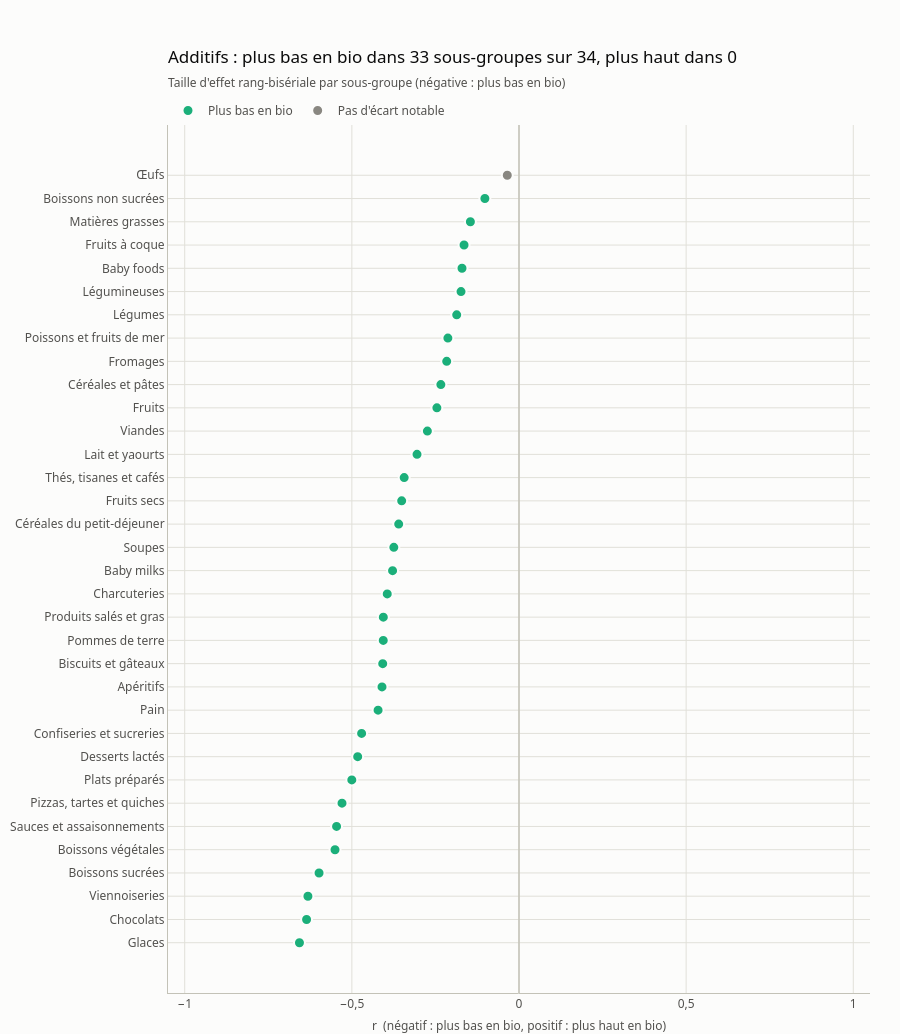

The notebook cell this image was saved under:
### Markdown cell above
## 3. Les additifs, sous-groupe par sous-groupe

Chaque point est un sous-groupe. Abscisse : taille d'effet *r* (négative si les produits bio contiennent moins d'additifs). Couleur : verdict après correction pour tests multiples. Le survol affiche les moyennes et les effectifs.

### Code cell
cont = bio.compare_continuous(df)
cont["detail"] = (
    "Moyenne bio "
    + cont["mean_bio"].map(lambda v: fmt_num(v, 1))
    + ", conventionnel "
    + cont["mean_conv"].map(lambda v: fmt_num(v, 1))
    + "<br>n = "
    + cont["n_bio"].map(fmt_int)
    + " bio / "
    + cont["n_conv"].map(fmt_int)
)


def effect_figure(outcome: str, what: str):
    sub = cont[cont["outcome"] == outcome]
    lower = int((sub["verdict"] == "Plus bas en bio").sum())
    higher = int((sub["verdict"] == "Plus haut en bio").sum())
    title = (
        f"{what} : plus bas en bio dans {lower} sous-groupes sur {len(sub)}, "
        f"plus haut dans {higher}"
    )
    fig = charts.effect_dots(
        sub,
        "label",
        "effect",
        "verdict",
        VERDICT_COLORS,
        hover="detail",
        title=title,
        subtitle="Taille d'effet rang-bisériale par sous-groupe (négative : plus bas en bio)",
        x_title="r  (négatif : plus bas en bio, positif : plus haut en bio)",
    )
    return fig, lower, higher, len(sub)


fig, lower, higher, total = effect_figure("n_additives", "Additifs")
save_figure(fig, "bio_additives_by_subgroup")
findings.append(
    f"Additifs : moins nombreux en bio dans {lower} sous-groupes sur {total}, "
    f"plus nombreux dans {higher}."
)
fig.show()

### Figure 1 — Plotly figure (JSON) as saved in the notebook; plotly's stock layout.template omitted (floating-point values rounded to 4 significant figures)
{"data": [{"customdata": ["Moyenne bio 1,2, conventionnel 4,2<br>n = 422 bio / 4 626", "Moyenne bio 0,3, conventionnel 1,4<br>n = 1 969 bio / 6 986", "Moyenne bio 0,6, conventionnel 2,8<br>n = 270 bio / 2 699", "Moyenne bio 0,6, conventionnel 2,4<br>n = 1 602 bio / 10 535", "Moyenne bio 0,4, conventionnel 1,7<br>n = 1 025 bio / 856", "Moyenne bio 0,3, conventionnel 1,8<br>n = 2 195 bio / 11 771", "Moyenne bio 0,7, conventionnel 2,9<br>n = 262 bio / 2 702", "Moyenne bio 0,3, conventionnel 2,0<br>n = 1 810 bio / 15 901", "Moyenne bio 0,5, conventionnel 2,3<br>n = 712 bio / 4 849", "Moyenne bio 0,6, conventionnel 2,7<br>n = 4 043 bio / 20 756", "Moyenne bio 0,3, conventionnel 1,7<br>n = 1 440 bio / 6 052", "Moyenne bio 0,4, conventionnel 1,9<br>n = 906 bio / 6 459", "Moyenne bio 1,7, conventionnel 3,5<br>n = 3 597 bio / 23 724", "Moyenne bio 0,2, conventionnel 1,6<br>n = 275 bio / 2 828", "Moyenne bio 0,3, conventionnel 1,2<br>n = 595 bio / 4 651", "Moyenne bio 0,9, conventionnel 2,3<br>n = 775 bio / 10 810", "Moyenne bio 1,6, conventionnel 2,5<br>n = 128 bio / 313", "Moyenne bio 0,1, conventionnel 0,8<br>n = 681 bio / 1 450", "Moyenne bio 0,3, conventionnel 1,2<br>n = 2 110 bio / 3 196", "Moyenne bio 0,0, conventionnel 0,6<br>n = 986 bio / 2 051", "Moyenne bio 0,1, conventionnel 1,1<br>n = 175 bio / 1 160", "Moyenne bio 0,2, conventionnel 1,3<br>n = 1 853 bio / 7 616", "Moyenne bio 0,5, conventionnel 1,5<br>n = 778 bio / 12 737", "Moyenne bio 0,3, conventionnel 0,7<br>n = 1 678 bio / 4 995", "Moyenne bio 0,1, conventionnel 1,0<br>n = 5 202 bio / 10 321", "Moyenne bio 0,1, conventionnel 0,6<br>n = 1 297 bio / 11 187", "Moyenne bio 0,2, conventionnel 0,8<br>n = 1 018 bio / 10 064", "Moyenne bio 0,1, conventionnel 0,5<br>n = 1 955 bio / 8 911", "Moyenne bio 0,1, conventionnel 0,3<br>n = 1 348 bio / 1 925", "Moyenne bio 0,3, conventionnel 0,7<br>n = 859 bio / 807", "Moyenne bio 0,0, conventionnel 0,4<br>n = 656 bio / 2 586", "Moyenne bio 0,1, conventionnel 0,7<br>n = 1 437 bio / 4 095", "Moyenne bio 0,1, conventionnel 0,2<br>n = 4 482 bio / 11 228"], "hovertemplate": "%{y}<br>effet : %{x:.2f}<br>%{customdata}<extra></extra>", "marker": {"color": "#1baf7a", "line": {"color": "#fcfcfb", "width": 2}, "size": 11}, "mode": "markers", "name": "Plus bas en bio", "type": "scatter", "x": [-0.6567, -0.6354, -0.6314, -0.5981, -0.5504, -0.5457, -0.5295, -0.5001, -0.4825, -0.4708, -0.4215, -0.4098, -0.4077, -0.4061, -0.4059, -0.3942, -0.3782, -0.3745, -0.3599, -0.3509, -0.3435, -0.3051, -0.2741, -0.2456, -0.2338, -0.2163, -0.2127, -0.1863, -0.1735, -0.1705, -0.1644, -0.1454, -0.1021], "y": ["Glaces", "Chocolats", "Viennoiseries", "Boissons sucrées", "Boissons végétales", "Sauces et assaisonnements", "Pizzas, tartes et quiches", "Plats préparés", "Desserts lactés", "Confiseries et sucreries", "Pain", "Apéritifs", "Biscuits et gâteaux", "Pommes de terre", "Produits salés et gras", "Charcuteries", "Baby milks", "Soupes", "Céréales du petit-déjeuner", "Fruits secs", "Thés, tisanes et cafés", "Lait et yaourts", "Viandes", "Fruits", "Céréales et pâtes", "Fromages", "Poissons et fruits de mer", "Légumes", "Légumineuses", "Baby foods", "Fruits à coque", "Matières grasses", "Boissons non sucrées"]}, {"customdata": ["Moyenne bio 0,0, conventionnel 0,1<br>n = 317 bio / 884"], "hovertemplate": "%{y}<br>effet : %{x:.2f}<br>%{customdata}<extra></extra>", "marker": {"color": "#898781", "line": {"color": "#fcfcfb", "width": 2}, "size": 11}, "mode": "markers", "name": "Pas d'écart notable", "type": "scatter", "x": [-0.03507], "y": ["Œufs"]}], "layout": {"height": 1034, "margin": {"t": 125}, "shapes": [{"line": {"color": "#c3c2b7", "width": 1.5}, "type": "line", "x0": 0, "x1": 0, "xref": "x", "y0": 0, "y1": 1, "yref": "y domain"}], "title": {"subtitle": {"text": "Taille d'effet rang-bisériale par sous-groupe (négative : plus bas en bio)"}, "text": "Additifs : plus bas en bio dans 33 sous-groupes sur 34, plus haut dans 0"}, "xaxis": {"range": [-1.05, 1.05], "title": {"text": "r  (négatif : plus bas en bio, positif : plus haut en bio)"}, "zeroline": false}, "yaxis": {"categoryarray": ["Glaces", "Chocolats", "Viennoiseries", "Boissons sucrées", "Boissons végétales", "Sauces et assaisonnements", "Pizzas, tartes et quiches", "Plats préparés", "Desserts lactés", "Confiseries et sucreries", "Pain", "Apéritifs", "Biscuits et gâteaux", "Pommes de terre", "Produits salés et gras", "Charcuteries", "Baby milks", "Soupes", "Céréales du petit-déjeuner", "Fruits secs", "Thés, tisanes et cafés", "Lait et yaourts", "Viandes", "Fruits", "Céréales et pâtes", "Fromages", "Poissons et fruits de mer", "Légumes", "Légumineuses", "Baby foods", "Fruits à coque", "Matières grasses", "Boissons non sucrées", "Œufs"], "categoryorder": "array", "showgrid": true}}}
